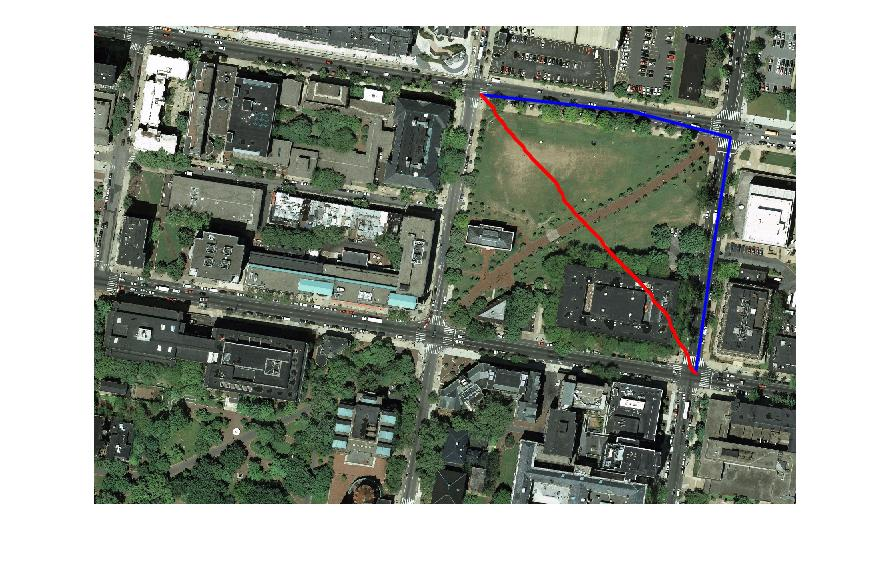
%> input picture images/iter1.jpg, 892 x 569 px
$ octave --eval "result = detectBuildings3(imread('../images/iter1.jpg'));"   (GNU Octave 9; MATLAB toolbox functions it lacks are replaced by stand-ins)
%> lines starting %> are read from the running program, lines starting %| are printed output that depends on the picture; in (x1, y1, x2, y2) boxes, pixels count from 0 and x2, y2 are one past the last pixel; in counts of white or black regions, pixels touching at a corner belong together; the program's own positions count from 1
function [BW,maskedBWImage] = detectBuildings3(RGB)
%createMask  Threshold RGB image using auto-generated code from colorThresholder app.
%  [BW,MASKEDRGBIMAGE] = createMask(RGB) thresholds image RGB using
%  auto-generated code from the colorThresholder App. The colorspace and
%  minimum/maximum values for each channel of the colorspace were set in the
%  App and result in a binary mask BW and a composite image maskedRGBImage,
%  which shows the original RGB image values under the mask BW.

% Auto-generated by colorThresholder app on 05-Apr-2016
%------------------------------------------------------


% Convert RGB image to chosen color space
I = rgb2ycbcr(RGB);
%> I: size 569x892x3 uint8; mean of channels 1, 2, 3 144.8, 124.6, 126.2

% Define thresholds for channel 1 based on histogram settings
channel1Min = 89.000;
channel1Max = 146.000;

% Define thresholds for channel 2 based on histogram settings
channel2Min = 120.000;
channel2Max = 122.000;

% Define thresholds for channel 3 based on histogram settings
channel3Min = 124.000;
channel3Max = 127.000;

% Create mask based on chosen histogram thresholds
BW = (I(:,:,1) >= channel1Min ) & (I(:,:,1) <= channel1Max) & ...
    (I(:,:,2) >= channel2Min ) & (I(:,:,2) <= channel2Max) & ...
    (I(:,:,3) >= channel3Min ) & (I(:,:,3) <= channel3Max);
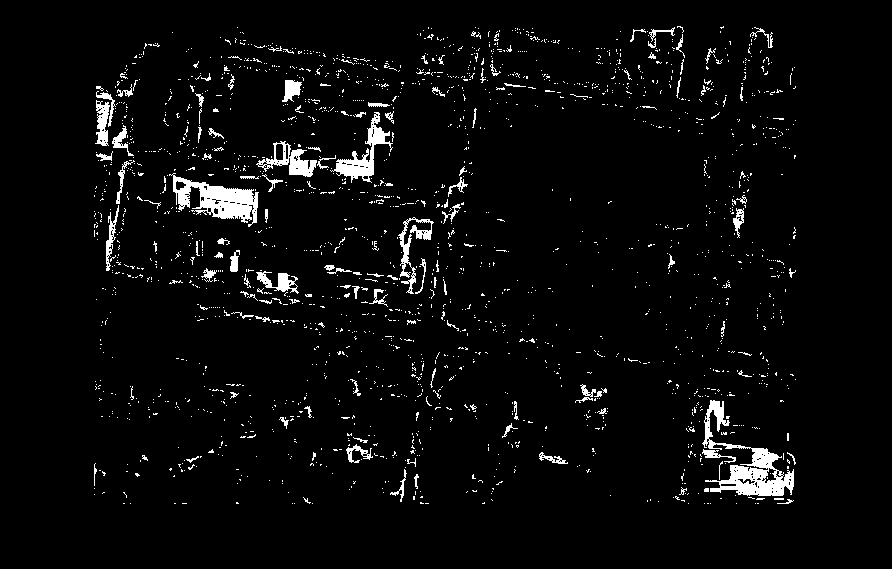
%> BW: size 569x892 logical; 3.8% white; 2020 white regions (1900 under 20 px), largest, box (x1, y1, x2, y2) and area: (702, 400, 794, 496) 2580, (169, 173, 259, 227) 2070, (330, 112, 393, 183) 1150

% Initialize output masked image based on input image.
maskedBWImage = double(BW);
maskedBWImage = imgaussfilt(maskedBWImage,2);
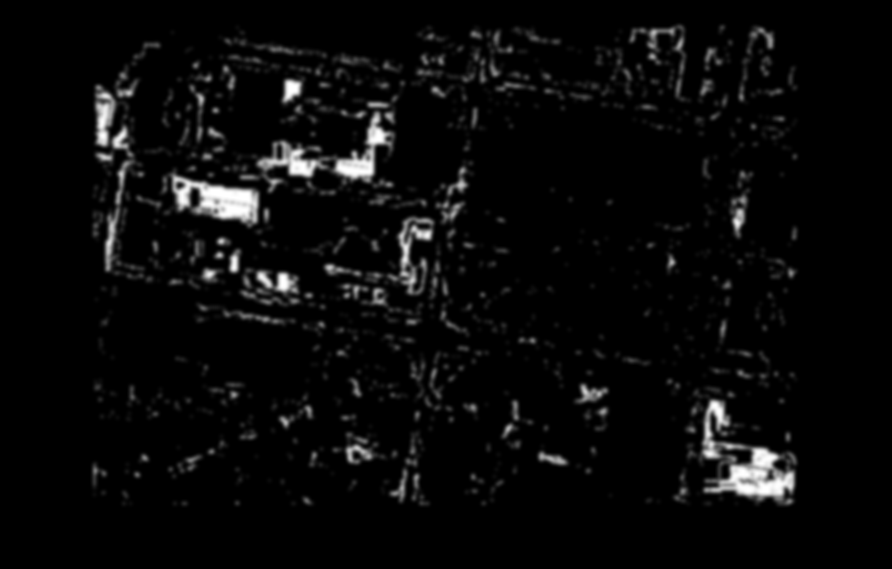
%> maskedBWImage: size 569x892 double; min 0, max 1, mean 0.0385
